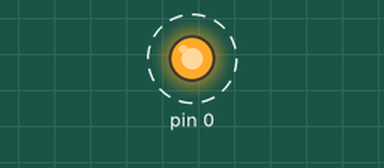
A sketch run on a simulated Arduino Uno, built with avr-gcc and run on an emulated ATmega328P. On the bench: output pins drawn as LEDs (lit = HIGH). Dashed ring = blinking.

Above: at 0.2 s.
Timing chart, 0 to 3.5 s (numbered marks = the images above):
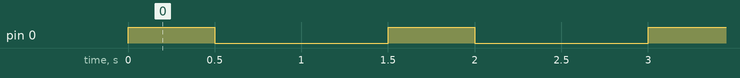

Measured:
- by itself, pin 0: alternates HIGH for 0.50 s and LOW for 1.0 s

The sketch:

ledSimple.ino
```cpp
void setup(){
  // D0 como pin de salida
  pinMode(0, OUTPUT);
}

void loop(){
	encender_led(500);
	apagar_led(1000);
}


void encender_led(int t){
  digitalWrite(0, HIGH);
  delay(t);
}

void apagar_led(int t){
  digitalWrite(0, LOW);
  delay(t);
}
```
